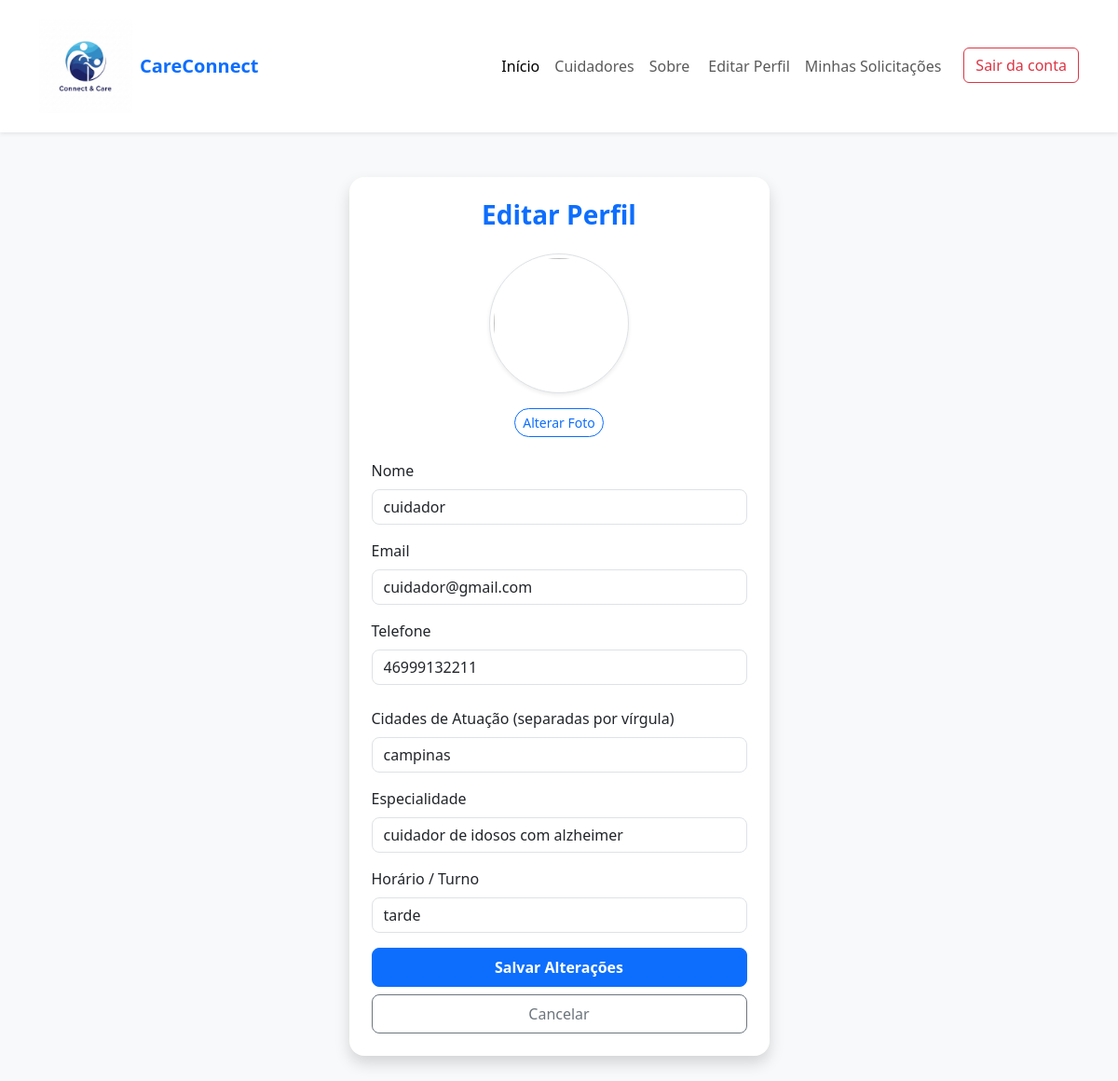
Page /editar-perfil/cuidador/ (signed in) on the committed database.
### pfi/models.py (models this page shows, shortened)
class Usuario(models.Model):
    nome = models.CharField(max_length=100)
    email = models.EmailField()
    cpf = models.CharField(max_length=20)
    telefone = models.CharField(max_length=15)
    senha = models.CharField(max_length=128)
    data_cadastro = models.DateTimeField(auto_now_add=True)
    data_nasc = models.DateField()
    foto = models.ImageField(upload_to="fotos_cuidadores/", null=True, blank=True)

class Cidade(models.Model):
    nome = models.CharField(max_length=120, unique=True)

class Cuidador(Usuario):
    formacao = models.CharField(max_length=200, null=True, blank=True)
    especialidade = models.CharField(max_length=200, null=True, blank=True)
    experiencia = models.IntegerField(null=True, blank=True)
    disponibilidade = models.CharField(max_length=200, null=True, blank=True)
    cidades = models.ManyToManyField(Cidade, blank=True, related_name='cuidadores')
    def __str__(self):
        return self.nome

### pfi/views.py (the view)
# urls.py: path("editar-perfil/cuidador/", EditarPerfilCuidadorView, name="editar_perfil_cuidador"),
def EditarPerfilCuidadorView(request):
    iduser = request.session["user_id"]
    print('iduser:', iduser)
    cuidador = Cuidador.objects.filter(usuario_ptr_id=iduser).first()
    print('cuidador:', cuidador)
    if request.method == "POST":
        nome = request.POST.get("nome")
        email = request.POST.get("email")
        telefone = request.POST.get("telefone")
        foto = request.POST.get("foto")
        especialidade = request.POST.get("especialidade")
        disponibilidade = request.POST.get("disponibilidade")
        print(nome)
        print(email)
        print(telefone)
        print(foto)
        print(especialidade)
        print(disponibilidade)
        cuidador.nome = nome
        cuidador.email = email
        cuidador.telefone = telefone
        cuidador.foto = foto
        cuidador.especialidade = especialidade
        cuidador.disponibilidade = disponibilidade
        cuidador.save()
        return redirect("home")
    else:
        dados = {'cuidador': cuidador}
        return render(request, "editar_perfil.html", context=dados)

### pfi/templates/editar_perfil.html (shortened to what this page needs)
{% load static %}
<!DOCTYPE html>
<html lang="pt-br">
<head>
  <link href="https://cdn.jsdelivr.net/npm/bootstrap@5.3.3/dist/css/bootstrap.min.css" rel="stylesheet">
  <link rel="stylesheet" href="{% static 'css/editar_perfil.css' %}">
</head>
<body>
{% include 'menu.html' %}
<div class="container py-5">
    <div class="row justify-content-center">
      <div class="col-md-6 col-lg-5">
        <div class="card shadow border-0 rounded-4 p-4">
          <h3 class="text-center text-primary fw-semibold mb-4">Editar Perfil</h3>
          <form method="POST" enctype="multipart/form-data">
            <div class="text-center mb-4">
                {% if cuidador.foto %}
                <img src="{{ cuidador.foto.url }}"
                     class="rounded-circle img-thumbnail shadow-sm mb-3"
                     style="width: 150px; height: 150px; object-fit: cover;">
                {% else %}
                <img src="{% static 'img/user-blue.png' %}"
                     class="rounded-circle img-thumbnail shadow-sm mb-3"
                     style="width: 150px; height: 150px; object-fit: cover;">
                {% endif %}
              <div>
                <label for="foto" class="btn btn-outline-primary btn-sm rounded-pill">Alterar Foto</label>
              </div>
            </div>
            <div class="mb-3">
              <label class="form-label">Nome</label>
              <input type="text" name="nome" class="form-control rounded-3" value="{{ cuidador.nome }}">
            </div>
            <div class="mb-3">
              <label class="form-label">Email</label>
              <input type="email" name="email" class="form-control rounded-3" value="{{ cuidador.email }}">
            </div>
            <div class="mb-4">
              <label class="form-label">Telefone</label>
              <input type="text" name="telefone" class="form-control rounded-3" value="{{ cuidador.telefone }}">
            </div>
              <div class="mb-3">
                  <label class="form-label">Cidades de Atuação (separadas por vírgula)</label>
                  <input type="text" name="cidades" class="form-control rounded-3"
                         value="{% for cidade in cuidador.cidades.all %}{{ cidade.nome }}{% if not forloop.last %}, {% endif %}{% endfor %}">
              </div>
              <div class="mb-3">
                  <label class="form-label">Especialidade</label>
                  <input type="text" name="especialidade" class="form-control rounded-3"
                         value="{{ cuidador.especialidade }}">
              </div>
              <div class="mb-3">
                  <label class="form-label">Horário / Turno</label>
                  <input type="text" name="disponibilidade" class="form-control rounded-3"
                         value="{{ cuidador.disponibilidade }}">
              </div>
            <div class="d-grid gap-2">
              <button type="submit" class="btn btn-primary fw-semibold rounded-3 py-2">Salvar Alterações</button>
              <a href="{% url 'home' %}" class="btn btn-outline-secondary rounded-3 py-2">Cancelar</a>
            </div>
          </form>
        </div>
      </div>
    </div>
</div>
</body>
</html>

### pfi/static/editar_perfil.css (style rules this page uses)
body { background-color: #f8f9fa; }

### rows in the picture
Usuario: nome "cuidador", email "cuidador@gmail.com", telefone "46999132211"
Cidade: cidades "campinas"
Cuidador: especialidade "cuidador de idosos com alzheimer", disponibilidade "tarde"
